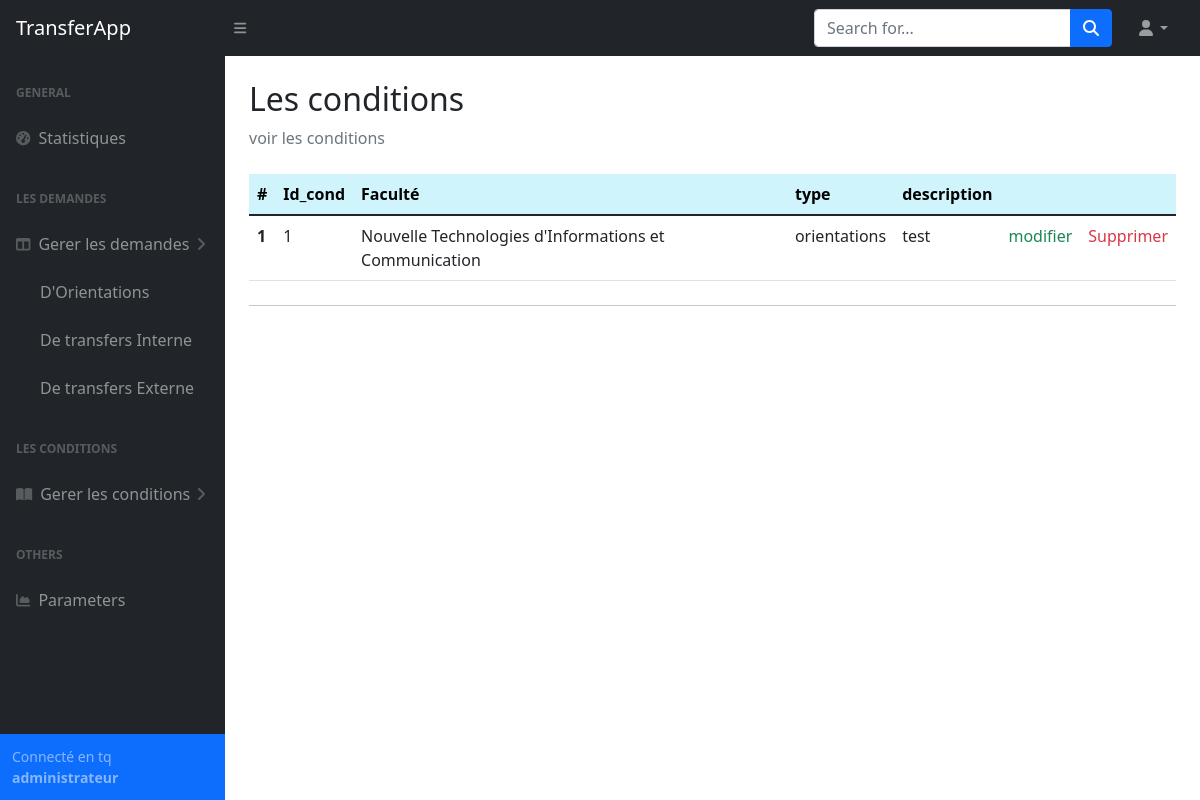
The app's page /admin/conditions (signed in), older data.
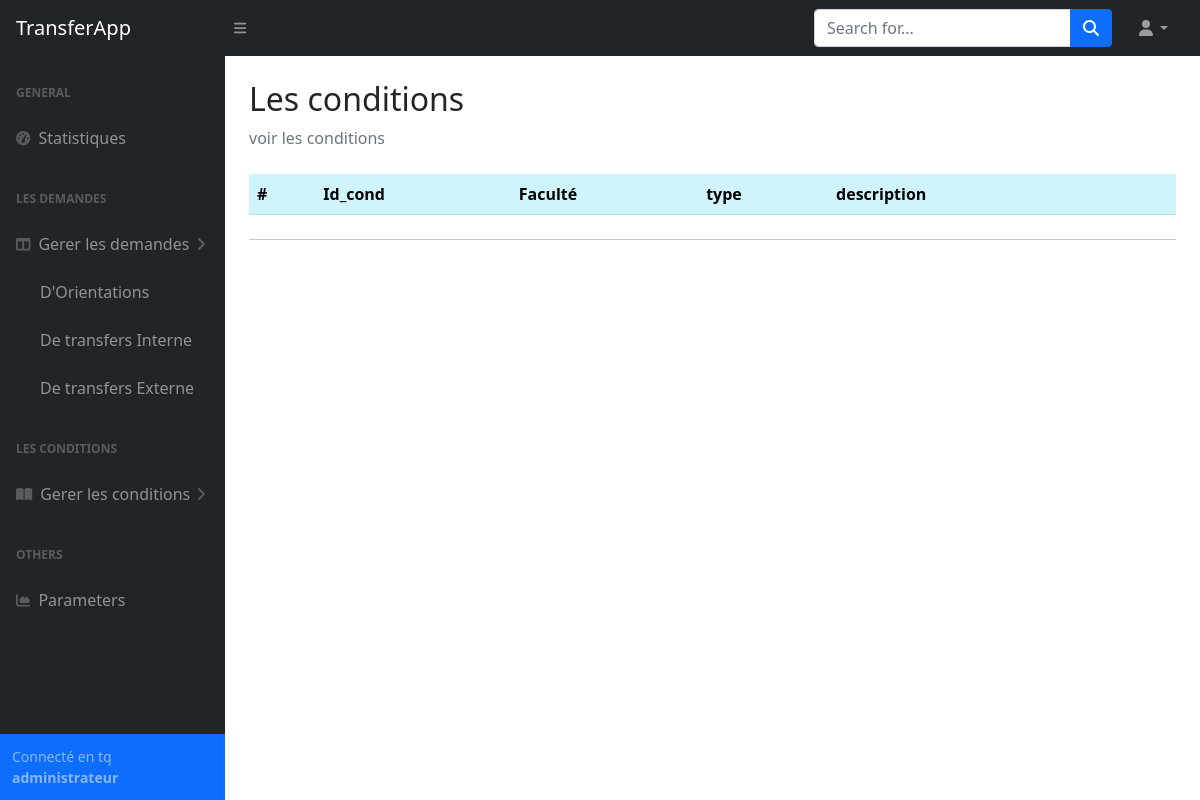
The same page, newer data.
### tables this page shows
CREATE TABLE "faculte" (
	"id"	INTEGER NOT NULL,
	"name"	TEXT NOT NULL,
	PRIMARY KEY("id" AUTOINCREMENT)
);

CREATE TABLE "condition" (
	"id"	INTEGER NOT NULL,
	"id_fac"	INTEGER NOT NULL,
	"cond"	TEXT NOT NULL,
	"type"	TEXT NOT NULL,
	PRIMARY KEY("id","id_fac"),
	FOREIGN KEY("id_fac") REFERENCES faculte(id)
);

### App.py (the view)
@app.route('/admin/conditions')
def condition():
    if session.get("email") != None:
        AdminInfo = db.adminLogIn(session.get("email"))
        idFac = AdminInfo['id_fac']
        conditions = db.getAllConditions(idFac)
        return render_template('admin/conditions.html', conditions = conditions)
    return redirect(url_for('login'))

### database_api.py (called while the page is built)
def adminLogIn(email:str):
    try:
        cursor.execute("select * from admin where email=:email",{"email":email})
    except Error as e:
        print(e)
        return None
    else:
        res = cursor.fetchone()
        if res != None:
            admin = {"email":res[0],
            "password":res[1],
            "telephone":res[2],
            "nom":res[3],
            "prenom":res[4],
            "id_dep":res[5],
            "id_fac":res[6]}
            return admin
    return None

def getAllConditions(idFac):
    try:
        cursor.execute("select * from condition where id_fac = {idFac}".format(idFac = idFac))
    except Error as e:
        print(e)
        return None
    else:
        conditions =[]
        res = cursor.fetchall()
        for cond in res:
            c = {
                'id':cond[0],
                'id_fac':cond[1],
                'cond':cond[2],
                'type':cond[3]
            }
            conditions.append(c)
            ListOfFaculties = getFaculties()
            for item in ListOfFaculties:
                if item[0] == c['id_fac']: c['id_fac'] = item[1]
        return conditions

### templates/admin/conditions.html (shortened to what this page needs)
{% extends "admin/base.html" %}
{% block content %}
<main>
    <div class="container-fluid px-4">
        <h2 class="mt-4">Les conditions</h2>
        <ol class="breadcrumb mb-4">
            <li class="breadcrumb-item active">voir les conditions</li>
        </ol>
        <div class="tab-content" id="pills-tabContent">
            <div class="tab-pane fade show active" id="pills-home" role="tabpanel" aria-labelledby="pills-home-tab">
              <table class="table">
                <thead>
                  <tr>
                    <th scope="col" class="table-info">#</th>
                    <th scope="col" class="table-info">Id_cond</th>
                    <th scope="col" class="table-info">Faculté</th>
                    <th scope="col" class="table-info">type</th>
                    <th scope="col" class="table-info">description</th>
                    <th scope="col" class="table-info"></th>
                    <th scope="col" class="table-info"></th>
                  </tr>
                </thead>
                <tbody>
                  {% for item in conditions %}
                  <tr>
                    <th scope="row">{{conditions.index(item) + 1}}</th>
                    <td>{{item['id']}}</td>
                    <td>{{item['id_fac']}}</td>
                    <td>{{item['type']}}</td>
                    <td>{{item['cond']}}</td>
                    <td><a class="link-success text-decoration-none" href="{{url_for('modifier_condition', IdCondition = item['id'])}}">modifier</a></td>
                    <td><a class="link-danger text-decoration-none" href="{{url_for('DeleteCondition', IdCondition = item['id'])}}">Supprimer</a></td>
                  </tr>
                  {% endfor %}
                </tbody>
              </table>
            </div>
        <hr class="my-4">
    </div>
</main>
{% endblock content %}

Row changes from the older to the newer data that the page shows:
no longer on this page (row unchanged): faculte: id_fac "Nouvelle Technologies d'Informations et Communication"
removed condition: type "orientations", cond "test"
Text that changed along with them:
list line gone: "1 1 modifier Supprimer"
